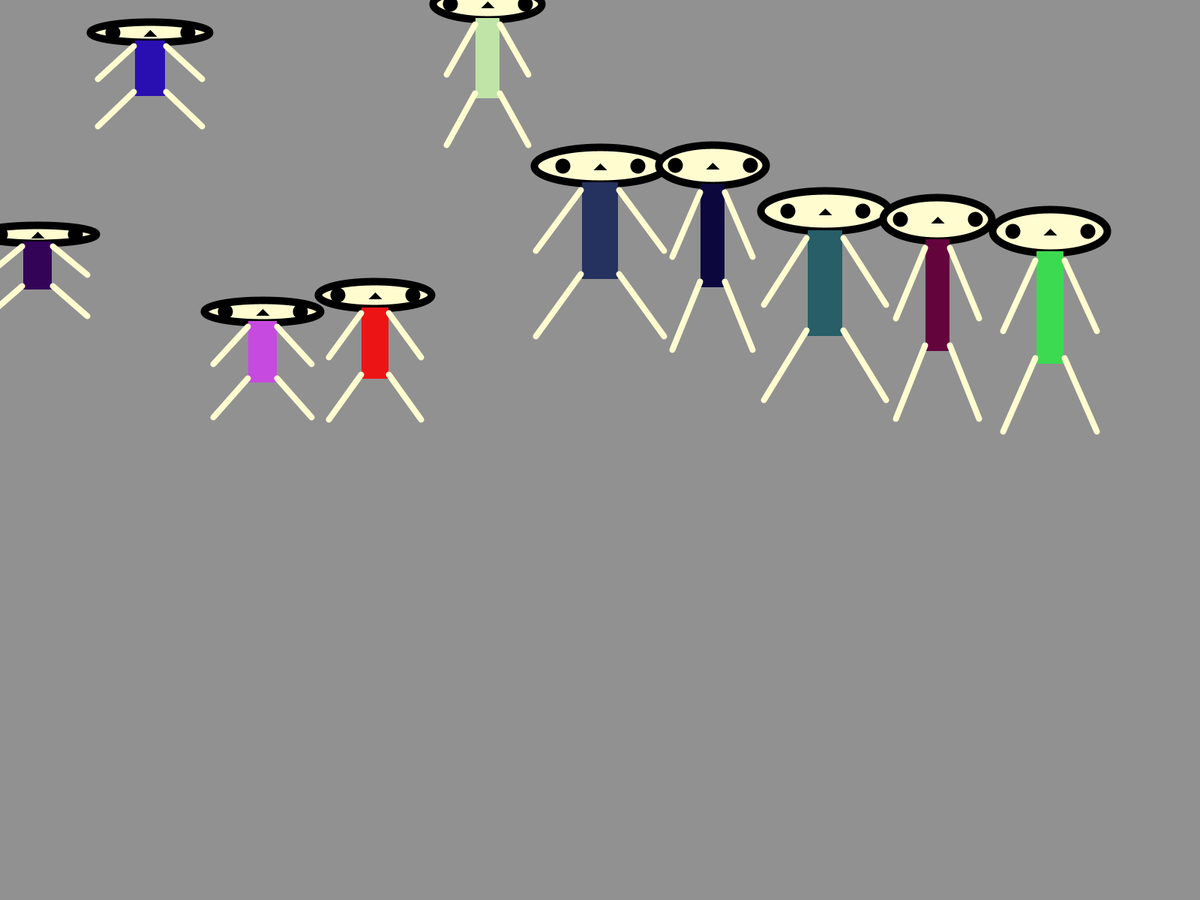
Frame 1 (no input)
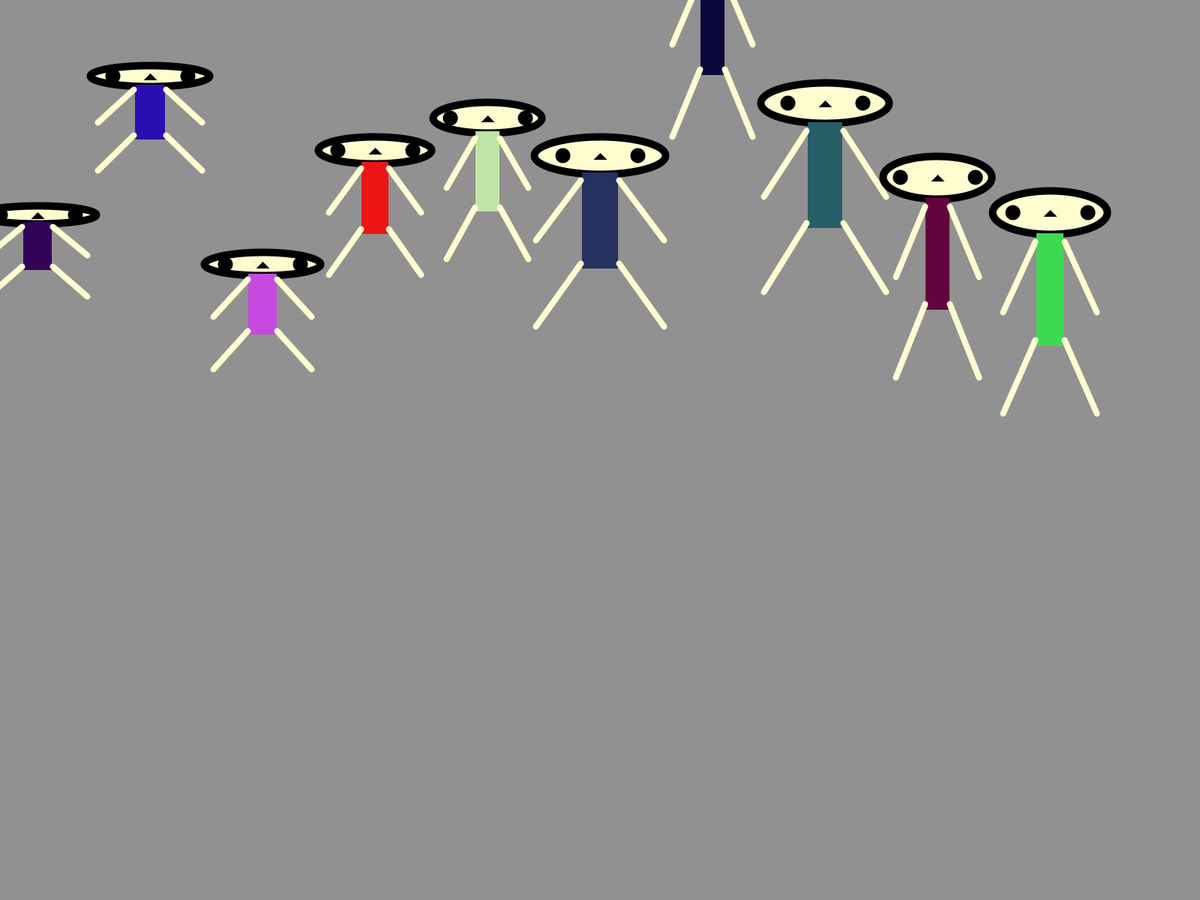
Frame 60 (the mouse pressed at the canvas centre just before this capture)
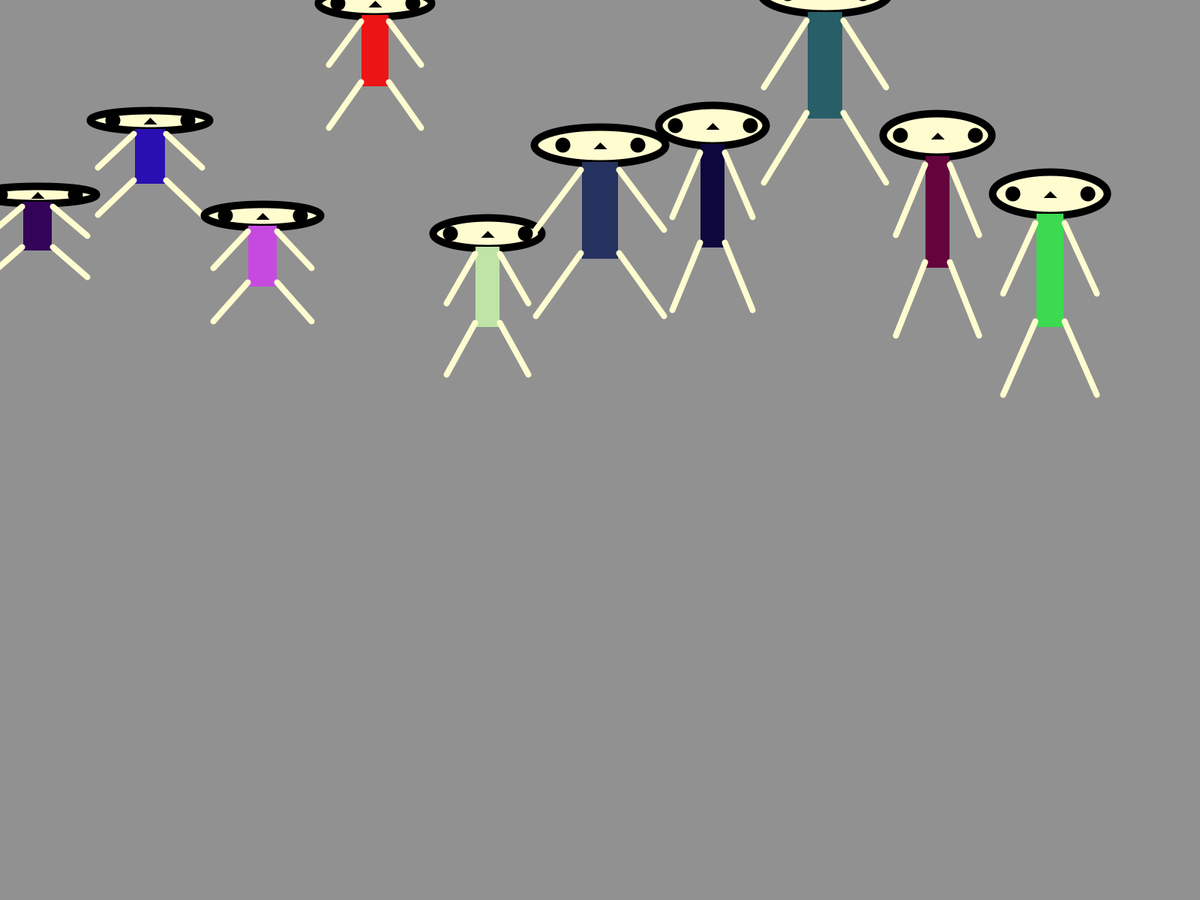
Frame 120 (the mouse held since frame 60 and released just before this capture)

The Processing sketch that drew these frames (run headless with seeded random() and noise(); from frame 60 on, the mouse is pressed at the canvas centre):

// Processing sketch: tutorial2_number6
// ── tutorial2_number6.pde
class Person {
  float x = 350;
  float y = 100;
  float w = 100;
  float h = 400;
  color shirtColor;
  float speedX, speedY;

  
  Person(float x, float y, float w, float h, color shirtColor){
    this.x = x; //set the x as the parameter that is being used in Person(float x);
    this.y = y;
    this.w = w;
    this.h = h;
    this.shirtColor = shirtColor;
    this.speedX = 0;
    this.speedY = 0;
  };
  
  void drawHuman(){
    drawHead();
    drawBody();
    drawArmLegs(); 
  };
  
  void drawHead(){
    strokeWeight(10);
    stroke(0);
    fill(255,253,208);
    ellipse(x,y-h/3,w+90,h/5);
    
    circle(x-50,y-h/3,10);
    circle(x+50,y-h/3,10);
    
    strokeWeight(5);
    noFill();
    triangle(x,y-h/3,x+3,y-h/3+3,x-3,y-h/3+3);  
  }
  
  void drawBody(){
    stroke(shirtColor);
    fill(shirtColor);
    rect(x-w/4,y-h/4.3,w/2,h/2);
  }

  void drawArmLegs(){
    strokeWeight(8);
    stroke(255,253,208);
    line(x+w/3.3,y-h/5,x+w,y+h/8); //right arm
    line(x-w/3.3,y-h/5,x-w,y+h/8);
    
    line(x+w/3.3,y+h/4,x+w,y+h/1.7); //right leg
    line(x-w/3.3,y+h/4,x-w,y+h/1.7);
  }
  
  void move(){
    y = y + speedY;
    if(y > height || y < 0){
      speedY = -speedY;
    }
    
    x = x + speedX;
    if(x > width || x < 0 ){
      speedX = -speedX;
    }
  }
};

Person[] people = new Person[10]; //this works because in processing, we are coding directly in main() unlike C++ or Java

void sortPeople(){
  for(int i = 0; i<10  ; i++){
    for(int j  = 0; j<9; j++){
      if(people[j].h > people[j+1].h){
        Person tempP;
        tempP = people[j];
        people[j] = people[j+1];
        people[j+1] = tempP;
      }
    }
  }
}

void setup(){
  fullScreen();
  
  for(int i = 0; i < 10 ; i++){
    if (i==0){
      people[i] = new Person(50, random(50,600), random(50,100), random(100,300), color(random(255),random(255), random(255)));
    } 
    else{
      people[i] = new Person(50, random(50,600), random(50,100), random(100,300), color(random(255),random(255), random(255)));
    }
    people[i].speedY = random(-5,5);
  }

  sortPeople();
  
  //rearranging the visual
  for(int i = 0; i <10; i++){
    people[i].x = 50 + i * 150;
  }
}  

void draw(){
  background(145);
  
  for(int i = 0; i<10; i++){
    people[i].move();
    people[i].drawHuman();
  }
  
  //noLoop(); //for checking how many people are created
}
